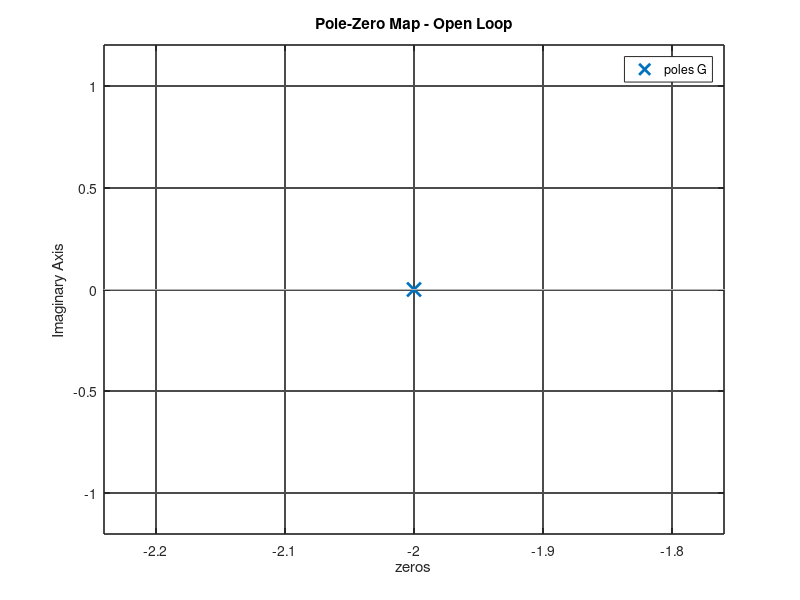

Write the MATLAB code that produced this figure.
% =========================================================================
%   The script simulates the pole-zero map.
% Dependencies:
%   GNU Octave + Control Package
%   (install using: pkg install -forge control)
%
% =========================================================================


clear all;
clc;

pkg load control;

% DC Motor as a First Order System
K = 10;
tau = 0.5;

s = tf('s');
G  = K/(tau*s + 1) ;

% 2. Plotting the pzmap
figure;
pzmap(G);
title("Pole-Zero Map - Open Loop");
xlabel("zeros");
grid on;
h = gca();                      % Get handle to current axes
set(h, "gridcolor", [0.3 0.3 0.3]);    % Set to a dark gray (RGB values)
set(h, "gridlinestyle", "-");         % Solid line
set(h, "gridalpha", 1);               % Full opacity (1 = solid, 0 = transparent)
set(h, "LineWidth", 1.2);         % Thicker grid lines

% --- Save plots ---
%print("../results/pzmap.png", "-dpng");
print("/home/rain/Documents/control_projects/dc_motor_modeling/motor_first_order/results/pzmap.png","-dpng");

% --- Notes ---
%From the pzmap of a first-order system you can conclude:
%Stability (pole left or right of imaginary axis).
%Speed of response (distance of pole from origin).
%Type of response (always exponential, no oscillations) for first order systems.


